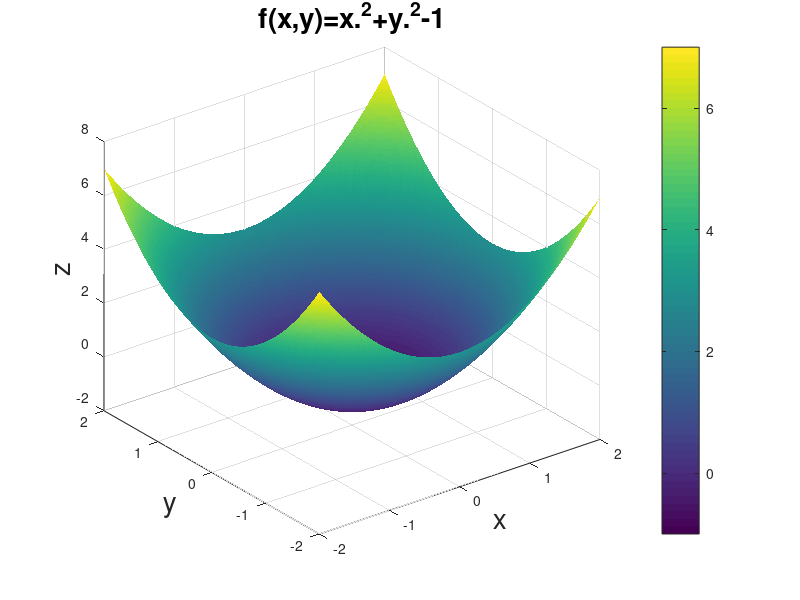

Write MATLAB code to recreate this figure.
%Find the Maxima and Minima of f(x,y)=x^2+y^2-1
xMin=-2;
xMax=2;
yMin=-2;
yMax=2;
numPoints=200;
xv=linspace(xMin,xMax,numPoints);
yv=linspace(yMin,yMax,numPoints);
[x,y]=meshgrid(xv,yv);
f=x.^2+y.^2-1;
surf(x,y,f,'LineStyle','none');
xlabel('x','FontSize',20);
ylabel('y','FontSize',20);
zlabel('z','FontSize',20);
title('f(x,y)=x.^2+y.^2-1','FontSize',20);
colorbar;
maxValue=max(abs(f(:)));
minValue=min(abs(f(:)));
fprintf('The max value of f=%f\nThe min of f=%f\n',maxValue,minValue);
